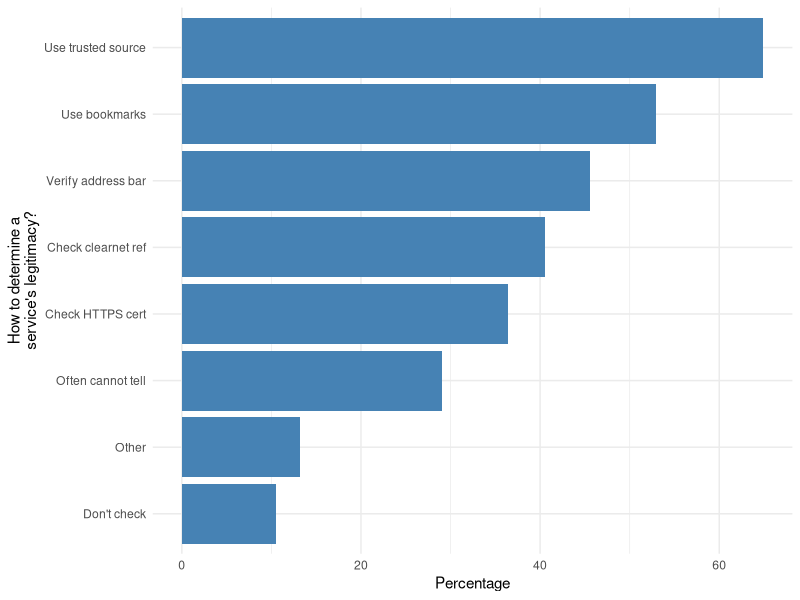

Write the R code that produced this figure.
library(ggplot2)

cairo_pdf("determining-legitimacy.pdf", height=1.8, width=4)

df <- data.frame(
    freq = c("Verify address bar", "Use bookmarks",
             "Check clearnet ref", "Often cannot tell",
             "Use trusted source", "Check HTTPS cert",
             "Don't check", "Other"),
    pct = c(45.54, 52.91, 40.50, 29.07, 64.92, 36.43, 10.47, 13.18)
)

df$freq <- factor(df$freq, levels = df$freq[order(df$pct)])

ggplot(data = df, aes(x = freq, y = pct)) +
       geom_bar(stat = "identity", fill = "steelblue") +
       labs(x = "How to determine a\nservice's legitimacy?") +
       labs(y = "Percentage") +
       coord_flip() +
       theme_minimal()

dev.off()
